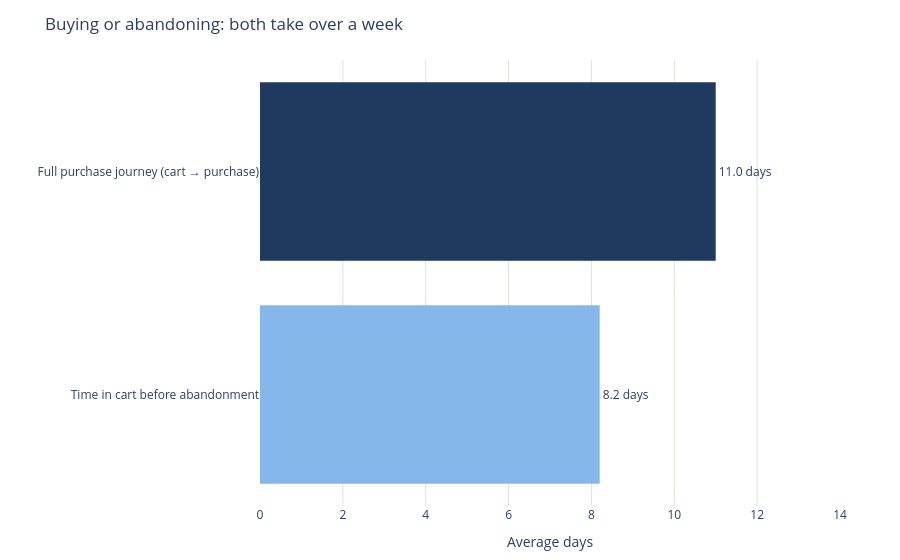

The code cell stored with this chart in its notebook:
### Code cell
import plotly.graph_objects as go

fig = go.Figure(go.Bar(
    x=[8.2, 11],
    y=['Time in cart before abandonment', 'Full purchase journey (cart → purchase)'],
    orientation='h',
    marker_color=['#85B7EB', '#1F3A5F'],
    text=['8.2 days', '11.0 days'],
    textposition='outside',
    marker_line_width=0
))

fig.update_layout(
    title='Buying or abandoning: both take over a week',
    xaxis=dict(title='Average days', range=[0, 14], gridcolor='#e1e0d9'),
    yaxis=dict(automargin=True),
    plot_bgcolor='white',
    showlegend=False,
    margin=dict(l=260, t=60, b=50, r=60)
)

fig.add_annotation(
    x=0, y=-0.35, xref='x', yref='paper', xanchor='left',
    text="Session-level conversion is just 15.36% — most decisions unfold well after session one",
    showarrow=False, font=dict(size=12, color='gray')
)

fig.show()

### Figure 1 — Plotly figure (JSON) as saved in the notebook; plotly's stock layout.template omitted (floating-point values rounded to 4 significant figures)
{"data": [{"marker": {"color": ["#85B7EB", "#1F3A5F"], "line": {"width": 0}}, "orientation": "h", "text": ["8.2 days", "11.0 days"], "textposition": "outside", "type": "bar", "x": [8.2, 11], "y": ["Time in cart before abandonment", "Full purchase journey (cart → purchase)"]}], "layout": {"annotations": [{"font": {"color": "gray", "size": 12}, "showarrow": false, "text": "Session-level conversion is just 15.36% — most decisions unfold well after session one", "x": 0, "xanchor": "left", "xref": "x", "y": -0.35, "yref": "paper"}], "margin": {"b": 50, "l": 260, "r": 60, "t": 60}, "plot_bgcolor": "white", "showlegend": false, "title": {"text": "Buying or abandoning: both take over a week"}, "xaxis": {"gridcolor": "#e1e0d9", "range": [0, 14], "title": {"text": "Average days"}}, "yaxis": {"automargin": true}}}
